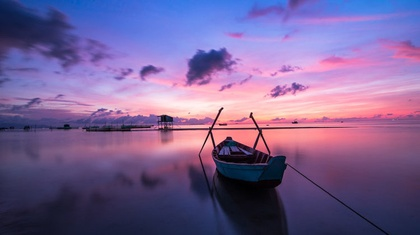
%> input picture copyright-free-images-750x420.jpg, 420 x 235 px, shrunk from 750 x 420 before the run
$ octave Project1_Part2.m   (GNU Octave 9; MATLAB toolbox functions it lacks are replaced by stand-ins)
%> lines starting %> are read from the running program, lines starting %| are printed output that depends on the picture
% Author: Luke Redwine
% Date: 09/05/2022
% Class: ECE 8473 - Digital Image Processing
% Project 1 - Part 2

clc
clear all
close all

% Only allow jpg files to be selected
file = uigetfile('*.jpg;*.png','Select a File');
%> the answer given: copyright-free-images-750x420.jpg

% Determine if a file was selected
% If it was not, exit the code
if isequal(file,0)
    disp('File required for execution. Exiting...');
    return
else
    disp('File Selected');
    raw_image = imread(file);
%> raw_image is the input picture: size 235x420x3 uint8; mean R, G, B 120.3, 97.7, 146.9
end

if size(raw_image, 3) == 1
    disp("Image is already grayed")
    grayed_image = raw_image;
else
    disp("Image must be grayed")
    grayed_image = (0.2989 *raw_image(:,:,1) + 0.5870 *raw_image(:,:,2) + 0.1140 *raw_image(:,:,3));
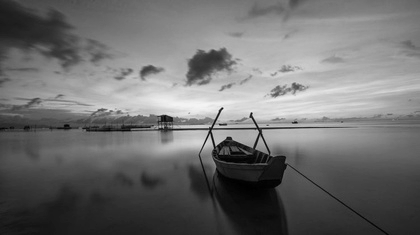
%> grayed_image: size 235x420 uint8; min 0, max 244, mean 110.1
    grayed_image = double(grayed_image);
%> grayed_image: size 235x420 double
end

% Establish figure for the images
figure;
subplot(1,2,1);
imshow(grayed_image, []);
title('Gray Image (a)');

% Settings for the Gaussian Kernel
window_size = 3;
sigma = window_size/6;

floor_size = floor(window_size / 2);

% Create the kernal matrix
[x,y] = meshgrid(-floor_size:floor_size, -floor_size:floor_size);

% Take the M and N sizes of the kernal matrix
M = size(x, 1) - 1;
N = size(y, 1) - 1;

% Implement the formula for a Guassian Kernal
formula = exp(-(x.^2 + y.^2) / (2 * sigma * sigma));
formula_prefix = 1 / sum(formula(:));
kernel = formula_prefix * formula;

% Initialize an empty matrix the size of the input image
resultant_image = zeros(size(grayed_image));

% Pad the matrix with zeros the size of the window
padded_image = padarray(grayed_image, [floor_size floor_size]);
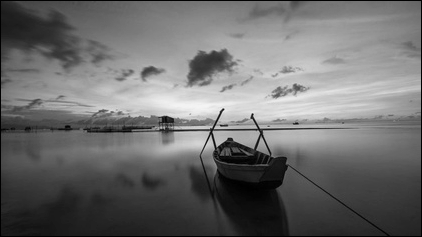
%> padded_image: size 237x422 double; min 0, max 244, mean 108.6

% Perform the convolution over the image with the window
for i = 1:size(padded_image,1) - M
    for j =1:size(padded_image, 2) - N
        kernal_window = padded_image(i:i + M,j:j + N).*kernel;
        resultant_image(i,j) = sum(kernal_window(:));
    end
end

% Image with applied Guassian Smoothing
subplot(1,2,2);
imshow(uint8(resultant_image));
title("Gaussian Low Pass Filter ws = " + window_size + " (b)");

% Establish figure for the histograms
% Histogram of the grayed image
figure;
subplot(1,2,1);
imhist(uint8(grayed_image));
title('Gray Image Histogram (a)');
xlabel("Intensity Values");
ylabel("Number of Pixels");

% Histogram of the filtered image
subplot(1,2,2);
imhist(uint8(resultant_image));
title("Gaussian Low Pass Filter Histogram ws = " + window_size + " (b)");
xlabel("Intensity Values");
ylabel("Number of Pixels");
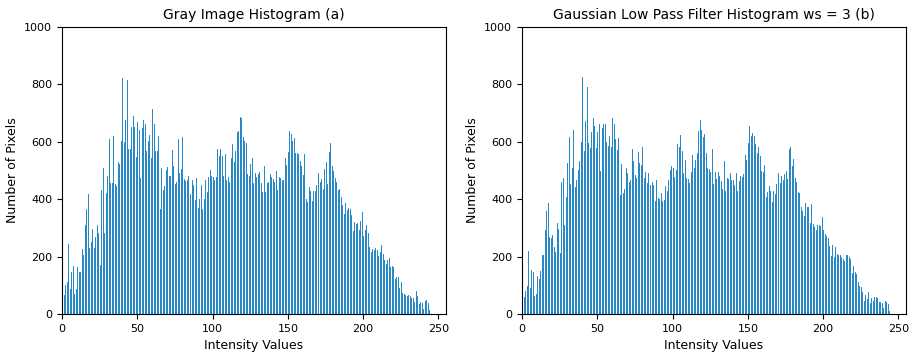
%> figure redrawn from the program's plot data, 2 panels; panel 1: highest point at x = 40, y = 822; panel 2: highest point at x = 40, y = 826

$ run again, on bird.jpg
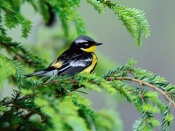
%> input picture bird.jpg, 175 x 131 px
%> raw_image is the input picture: size 131x175x3 uint8; mean R, G, B 109.2, 143.9, 98.4
%> `padded_image = padarray(grayed_image, [floor_size floor_size]);`:
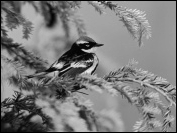
%> padded_image: size 133x177 double; min 0, max 232, mean 125
%> `ylabel("Number of Pixels");`:
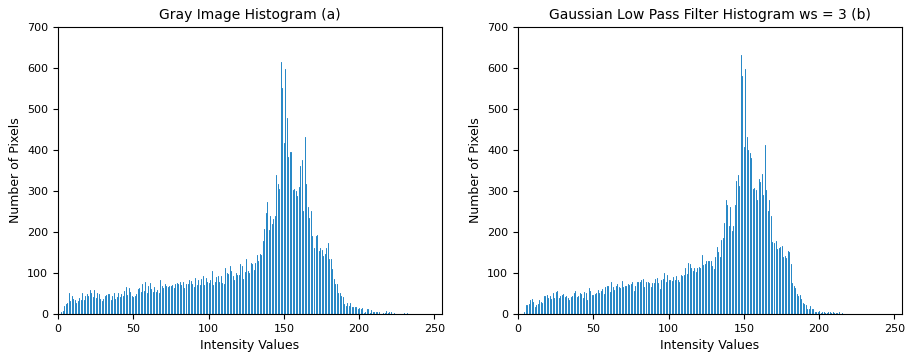
%> figure redrawn from the program's plot data, 2 panels; panel 1: highest point at x = 148, y = 614; panel 2: highest point at x = 148, y = 631
